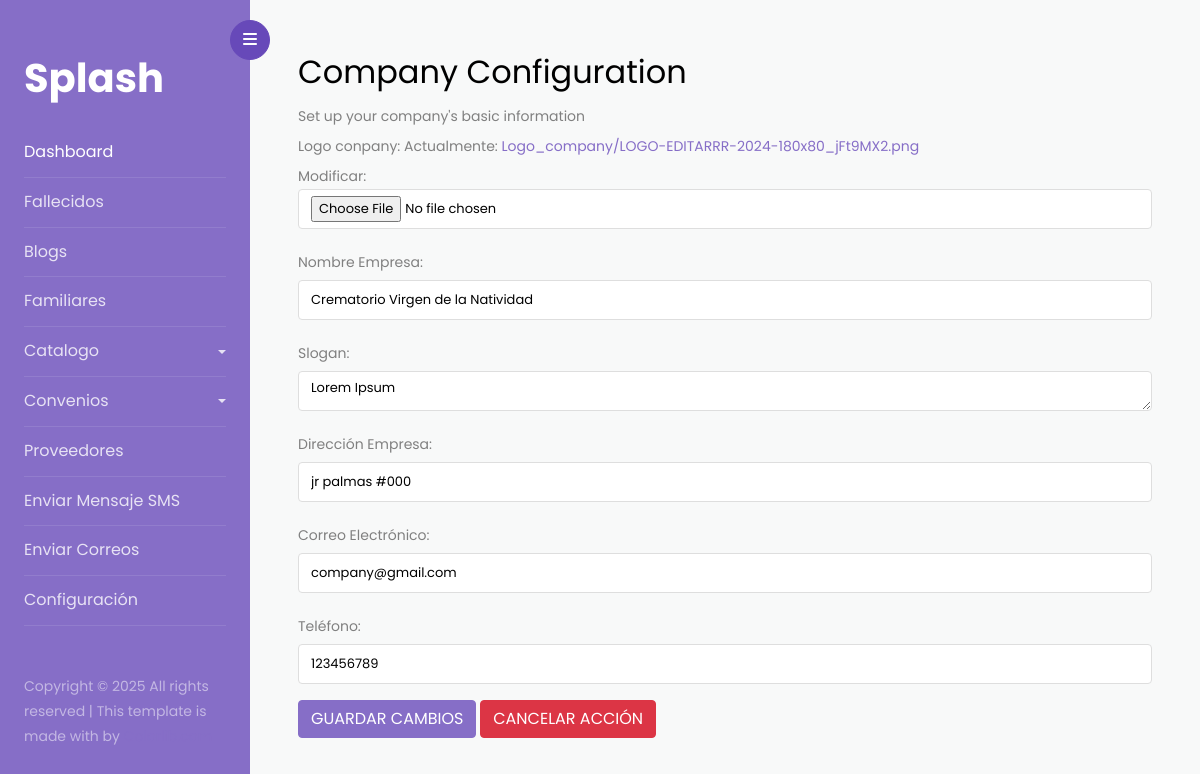
Screenshot of /empresa/config-company/1 with the database file from the repository.
### configuracion/models.py (models this page shows, shortened)
class CompanyConf(models.Model):
    logo_conpany = models.ImageField(upload_to='Logo_company')
    name_company = models.CharField(max_length=255, verbose_name='Nombre Empresa')
    slogan_company =  models.TextField(default='Lorem Ipsum', verbose_name='Slogan')
    address_company =  models.CharField(max_length=255, verbose_name='Dirección Empresa')
    gmail_company = models.EmailField(default='company@gmail.com', verbose_name='Correo Electrónico')
    phone_company =  models.IntegerField(default=1, validators=[MinValueValidator(100000000),MaxValueValidator(9999999999)], verbose_name='Teléfono')
    class Meta:
        verbose_name = 'Configuracion Empresa'
        verbose_name_plural = 'Configuracion Empresa'

### configuracion/views.py (the view)
# urls.py: path('config-company/<int:pk>', ConfiguracionEmpresa.as_view(), name='config-company')
class ConfiguracionEmpresa(UpdateView):
    model = CompanyConf
    form_class = FormCompany
    template_name = 'index-empresa.html'
    success_url = reverse_lazy('configuracion:config-company', kwargs = { 'pk':1 })

### configuracion/forms.py
class FormCompany(forms.ModelForm):
    class Meta:
        model = CompanyConf
        fields = '__all__'
    def __init__(self, *args, **kargs):
        super().__init__(*args, **kargs)
        placeholder_company = {
            'name_company' : 'Ingrese el nombre de la empresa',
            'slogan_company': 'Ingrese el slogan de la empresa',
            'addres_company': 'Ingrese la dirección de su empresa ',
            'gmail_company':'Ingresa el gmail de la empresa',
            'phone_company': 'Ingrese el número de Teléfono'
        }
        for field_a, field_b  in self.fields.items():
            field_b.widget.attrs['class'] = 'form-control'
            if field_a in placeholder_company:
                field_b.widget.attrs['placeholder'] = placeholder_company[field_a]

### configuracion/templates/index-empresa.html (shortened to what this page needs)
{% extends 'index.html' %}
{% block content %}
<div>
    <h2>Company Configuration</h2>
    <span>Set up your company's basic information</span>
    <div>
        <form action="" method="post">
            {{ form.as_p }}
        </form>
        <button class="btn btn-primary" type="submit">GUARDAR CAMBIOS</button>
    <a class="btn btn-danger" href="#" onclick="location.reload()">CANCELAR ACCIÓN</a>
    </div>
</div>
{% endblock %}

### static/css/style-fallecido.css (style rules this page uses)
* { margin: 0px; padding: 0px; }
label { margin: 0; line-height: 35px; }
.form-control { border: 1px solid #DEDEDE; }

### rows the page displays
CompanyConf: name_company "Crematorio Virgen de la Natividad", slogan_company "Lorem Ipsum", address_company "jr palmas #000", gmail_company "company@gmail.com", phone_company "123456789"
